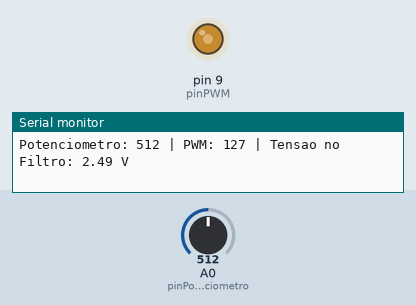
Simulated run of this program. Board: Arduino Uno, built with avr-gcc and run on an emulated ATmega328P. On the bench: output pins drawn as LEDs (lit = HIGH), the last lines printed to the serial monitor. The inputs (shaded band) are chosen by the test bench; at power-on: A0 (pinPotenciometro) = 512.

Above: at 1.2 s.
1.3 s: A0 (pinPotenciometro) set to 417
At 1.7 s:
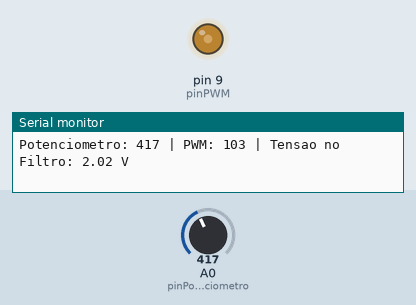
4.3 s: A0 (pinPotenciometro) set to 387
At 5.7 s:
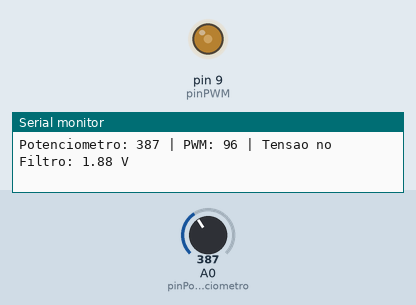
7.3 s: A0 (pinPotenciometro) set to 716
At 7.7 s:
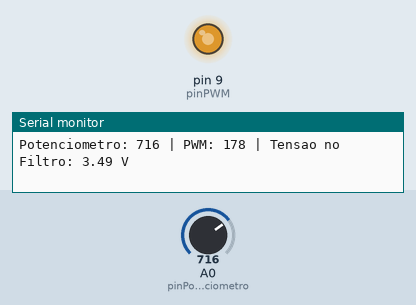
8.8 s: A0 (pinPotenciometro) set to 987
At 9.1 s:
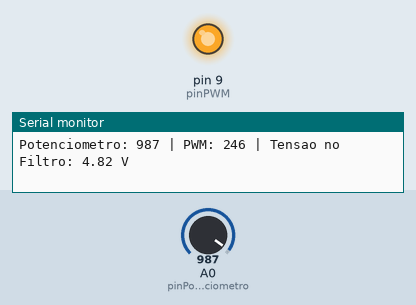
10.3 s: A0 (pinPotenciometro) set to 1018
At 10.8 s:
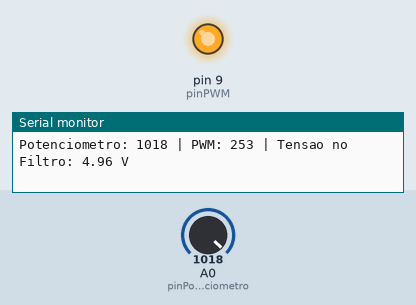
13.3 s: A0 (pinPotenciometro) set to 122
At 14.4 s:
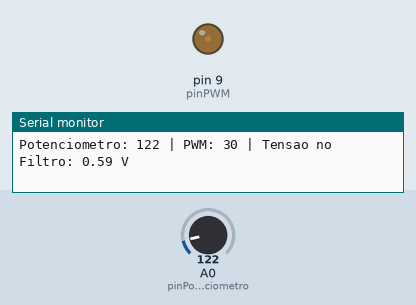
Timing chart, 0 to 15.8 s (numbered marks = the images above; inputs shaded):
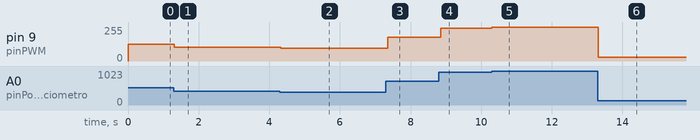

Measured:
- after the input at 1.3 s, pin 9 (pinPWM): 127/255 → 103/255 at once
- after the input at 4.3 s, pin 9 (pinPWM): 103/255 → 96/255 at once
- after the input at 7.3 s, pin 9 (pinPWM): 96/255 → 178/255 after 0.05 s
- after the input at 8.8 s, pin 9 (pinPWM): 178/255 → 246/255 after 0.06 s
- after the input at 10.3 s, pin 9 (pinPWM): 246/255 → 253/255 at once
- after the input at 13.3 s, pin 9 (pinPWM): 253/255 → 30/255 at once

The program:

main.cpp
```cpp
#include <Arduino.h>
/*#include <Wire.h>
#include <LiquidCrystal_I2C.h>

#define PINO_SENSOR 2
#define PINO_VALVULA 3 // trocar para A0 com o arduino uno r4
#define PINO_POTENCIOMETRO A1
#define PINO_STOP 4
#define PINO_LED_BLUE 9
#define PINO_LED_GREEN 10
#define PINO_LED_RED 11
#define SEGUNDO 1000
#define FLUXO_MAXIMO 25
#define TEMPO_VALVULA 5000
#define FATOR_CALIBRACAO 11.0
#define TEMPO_CALIBRACAO 2000.0

LiquidCrystal_I2C lcd(0x27, 16, 2);

double fluxo = 0.0, fluxoDesejado = 0.0, fluxoMaximo = 25.0;
volatile int contador = 0;
int contadorAnterior;
unsigned long tempoAtual, tempoAnterior = 0;
bool stop = false;

void Fluxo(){
  contador++;
}

bool MedirFluxo();
void Calibrar();
void Controle(double fluxoDesejado);
void Led();
void Display();

void setup() {
  pinMode(PINO_SENSOR, INPUT_PULLUP);
  pinMode(PINO_VALVULA, OUTPUT);
  pinMode(PINO_POTENCIOMETRO, INPUT);
  pinMode(PINO_STOP, INPUT_PULLUP);
  pinMode(PINO_LED_BLUE, OUTPUT);
  pinMode(PINO_LED_GREEN, OUTPUT);
  pinMode(PINO_LED_RED, OUTPUT);

  //analogWriteResolution(12);

  attachInterrupt(digitalPinToInterrupt(PINO_SENSOR), Fluxo, FALLING);
  Serial.begin(9600);
  analogWrite(PINO_VALVULA, 0);

  lcd.init();
  lcd.backlight();
  lcd.setCursor(0,0);
  lcd.print("Iniciando...");
  Calibrar();
}

void loop() {
  // verifica se o botao de stop esta apertado e fecha a valvula
  if (digitalRead(PINO_STOP) == HIGH){
    analogWrite(PINO_VALVULA, 0);
    fluxoDesejado = 0.0;
    stop = true;
    Led();
    return;
  }
  stop = false;

  int leituraPotenciometro = analogRead(PINO_POTENCIOMETRO);
  fluxoDesejado = (leituraPotenciometro / 1023.0) * 25.0;
  Controle(fluxoDesejado);

  if (MedirFluxo()){
    Led();
    Display();
    Serial.println("\n\nFluxo Desejado: " + String(fluxoDesejado) + " L/min\n");
    Serial.println("Fluxo Atual: " + String(fluxo) + " L/min\n");
  }
}

bool MedirFluxo(){
  tempoAtual = millis();
  if (tempoAtual - tempoAnterior >= SEGUNDO){
    tempoAnterior = tempoAtual;
    noInterrupts();
    contadorAnterior = contador;
    contador = 0;
    interrupts();

    fluxo = contadorAnterior / FATOR_CALIBRACAO;
    return true;
  }
  return false;
}

void Calibrar(){
  // laranja -> calibracao
  analogWrite(PINO_LED_BLUE, 0);
  analogWrite(PINO_LED_GREEN, 92);
  analogWrite(PINO_LED_RED, 255);

  lcd.setCursor(0,0);
  lcd.print("Calibrando...");
  analogWrite(PINO_VALVULA, 255); // abre a valvula no maximo
  delay(TEMPO_VALVULA); // espera o tempo da valvula abrir ao maximo

  noInterrupts(); // começa a contagem de pulsos
  contador = 0;
  interrupts();

  delay((unsigned long)TEMPO_CALIBRACAO); // espera um tempo grande para ter uma media acurada dos pulsos

  noInterrupts();
  contadorAnterior = contador;
  contador = 0;
  interrupts();

  fluxoMaximo = ((contadorAnterior / TEMPO_CALIBRACAO) / FATOR_CALIBRACAO) * 1000.0; // calcula a media
  analogWrite(PINO_VALVULA, 0);
  delay(500);

  lcd.setCursor(0,0);
  lcd.print("Max:" + String(fluxoMaximo) + " L/min");
  lcd.setCursor(0,1);
}

void Controle(double fluxoDesejado){
    int comandoPWM = (fluxoDesejado / fluxoMaximo) * 255;
    if (comandoPWM > 255)
      comandoPWM = 255;
    if (comandoPWM < 0)
      comandoPWM = 0;
    analogWrite(PINO_VALVULA, comandoPWM);
}

void Led(){
  float erro = abs(fluxoDesejado - fluxo);
  if (stop == true){ // vermelho -> botao stop acionado
    digitalWrite(PINO_LED_BLUE, LOW);
    digitalWrite(PINO_LED_GREEN, LOW);
    digitalWrite(PINO_LED_RED, HIGH);
  }
  else if ((fluxoDesejado == 0.0) && (fluxo == 0.0)){ // azul -> fluxo zerado, sistema em repouso
    digitalWrite(PINO_LED_BLUE, HIGH);
    digitalWrite(PINO_LED_GREEN, LOW);
    digitalWrite(PINO_LED_RED, LOW);
  }
  else if (erro <= 1.0){ // verde -> fluxo dentro da margem
    digitalWrite(PINO_LED_BLUE, LOW);
    digitalWrite(PINO_LED_GREEN, HIGH);
    digitalWrite(PINO_LED_RED, LOW);
  }
  else{ // amarelo -> estabilizando o fluxo
    digitalWrite(PINO_LED_BLUE, LOW);
    digitalWrite(PINO_LED_GREEN, HIGH);
    digitalWrite(PINO_LED_RED, HIGH);
  }
}

void Display(){
  lcd.setCursor(0,1);
  if (stop == true){
    lcd.print("      STOP      ");
  }
  else{
    lcd.print("S:" + String(fluxoDesejado) + " M:" + String(fluxo) + "  ");
  }
} */

// Definição dos pinos
const int pinPotenciometro = A0; // Entrada analógica do potenciómetro
const int pinPWM = 9;            // Saída PWM que liga ao resistor do filtro RC

void setup() {
  // Iniciar a comunicação série para monitorização no computador
  Serial.begin(9600);

  // Configurar o pino do PWM como saída
  pinMode(pinPWM, OUTPUT);
}

void loop() {
  // 1. Ler o valor cru do potenciómetro (intervalo de 0 a 1023)
  int valorPot = analogRead(pinPotenciometro);

  // 2. Mapear a leitura analógica para a resolução do PWM (intervalo de 0 a 255)
  int valorPWM = map(valorPot, 0, 1023, 0, 255);

  // 3. Enviar o sinal PWM para o pino 9
  analogWrite(pinPWM, valorPWM);

  // 4. Calcular a tensão estimada após o filtro para mostrar no ecrã
  // (Como o PWM do Uno é de 5V, multiplicamos a fração por 5.0)
  float tensaoEstimada = (valorPWM / 255.0) * 5.0;

  // 5. Imprimir os resultados no Monitor Série
  Serial.print("Potenciometro: ");
  Serial.print(valorPot);
  Serial.print(" | PWM: ");
  Serial.print(valorPWM);
  Serial.print(" | Tensao no Filtro: ");
  Serial.print(tensaoEstimada);
  Serial.println(" V");

  // Pequena pausa para estabilizar a leitura e não sobrecarregar o Monitor Série
  delay(50);
}
```
